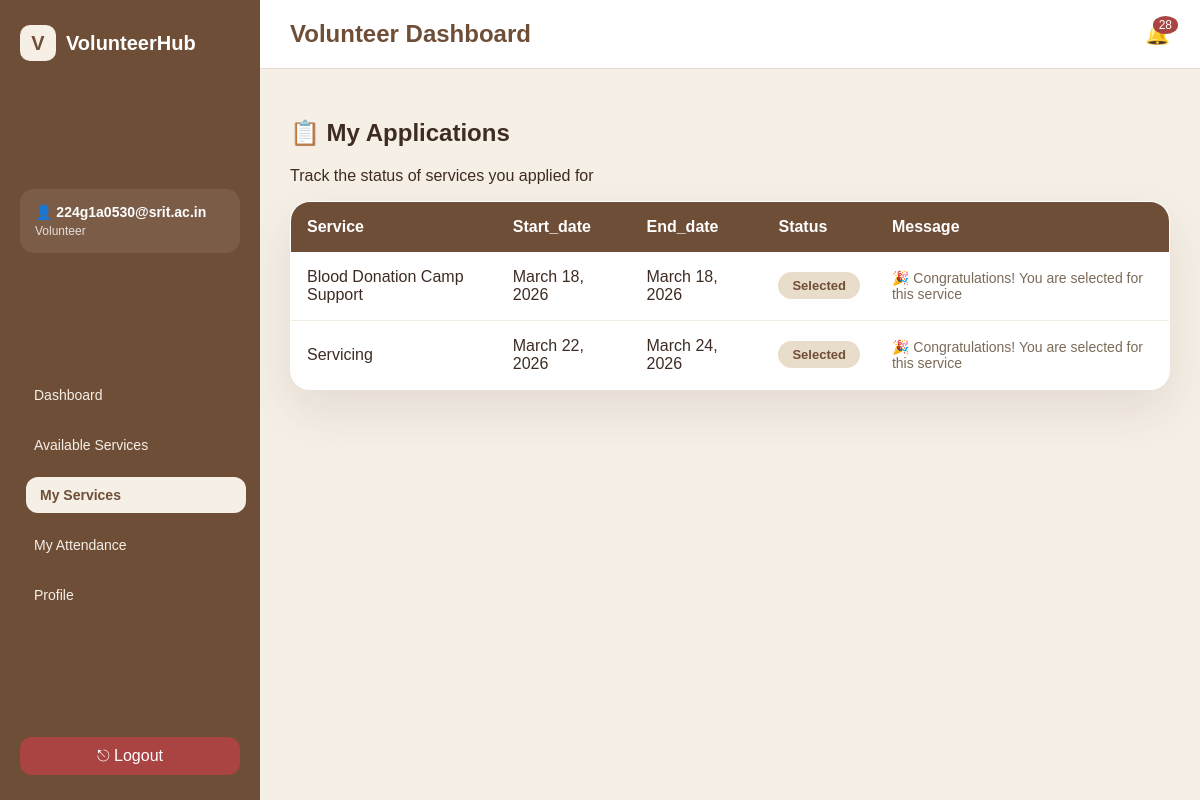
Screenshot of /volunteer/applications/ (signed in) with the database file from the repository.
### app1/models.py (models this page shows, shortened)
class User(AbstractUser):
    ROLE_CHOICES = (
        ('ADMIN', 'Admin'),
        ('VOLUNTEER', 'Volunteer'),
        ('ORGANIZATION', 'Organization'),
    )
    role = models.CharField(max_length=20, choices=ROLE_CHOICES)

class Application(models.Model):
    STATUS_CHOICES = [
        ("APPLIED", "Applied"),
        ("SELECTED", "Selected"),
        ("WAITLIST", "Waitlist"),
        ("REJECTED", "Rejected"),
        ("COMPLETED", "Completed"),
        ("CLOSED", "Closed"),
        ("ABSENT", "Absent"),
    ]
    volunteer = models.ForeignKey(VolunteerProfile, on_delete=models.CASCADE)
    service = models.ForeignKey(Service, on_delete=models.CASCADE)
    status = models.CharField(max_length=20, choices=STATUS_CHOICES, default='APPLIED')
    submission_text = models.TextField(blank=True)
    rating = models.IntegerField(default=0)
    review = models.TextField(blank=True)
    absence_requested = models.BooleanField(default=False)
    absence_approved = models.BooleanField(default=False)

class Service(models.Model):
    STATUS_CHOICES = (
        ('PENDING', 'Pending'),
        ('APPROVED', 'Approved'),
        ('REJECTED', 'Rejected'),
        ('COMPLETED', 'Completed'),
    )
    title = models.CharField(max_length=200)
    description = models.TextField()
    location = models.CharField(max_length=100)
    start_date = models.DateField()
    end_date = models.DateField()
    reminder_sent = models.BooleanField(default=False)
    max_volunteers = models.IntegerField()
    coordinators = models.JSONField(default=list, blank=True)
    GENDER_PREF = (
        ("ANY", "Any"),
        ("MALE", "Male"),
        ("FEMALE", "Female"),
    )
    required_gender = models.CharField(
        max_length=10,
        choices=GENDER_PREF,
        default="ANY"
    )
    required_year = models.CharField(
        max_length=20,
        blank=True,
        null=True
    )
    organization = models.ForeignKey(
        Organization,
        on_delete=models.CASCADE
    )
    organization_name = models.CharField(
        max_length=200,
        blank=True
    )
    status = models.CharField(
        max_length=20,
        choices=STATUS_CHOICES,
        default='PENDING'
    )
    authorization_letter = models.FileField(
        upload_to="service_letters/",
        null=True,
        blank=True
    )
    created_at = models.DateTimeField(auto_now_add=True)

### app1/views.py (the view)
# urls.py: path('volunteer/applications/', views.volunteer_applications, name='volunteer_applications'),
@login_required
def volunteer_applications(request):
    if request.user.role != "VOLUNTEER":
        return redirect("login")
    profile = VolunteerProfile.objects.get(user=request.user)
    applications = Application.objects.filter(
        volunteer=profile
    ).select_related("service")
    return render(
        request,
        "volunteer/my_applications.html",
        {
            "applications": applications,
            "active_page": "applications"
        }
    )

### app1/templates/volunteer/my_applications.html (shortened to what this page needs)
{% extends "base_volunteer.html" %}
{% block content %}
<h2>📋 My Applications</h2>
<p>Track the status of services you applied for</p>
<table class="table">
    <thead>
        <tr>
            <th>Service</th>
            <th>Start_date</th>
            <th>End_date</th>
            <th>Status</th>
            <th>Message</th>
        </tr>
    </thead>
    <tbody>
    {% for app in applications %}
        <tr>
            <td>{{ app.service.title }}</td>
            <td>{{ app.service.start_date }}</td>
            <td>{{ app.service.end_date }}</td>
            <td>
                {% if app.status == "APPLIED" %}
                    <span class="badge pending">Pending</span>
                {% elif app.status == "SELECTED" %}
                    <span class="badge selected">Selected</span>
                {% elif app.status == "REJECTED" %}
                    <span class="badge rejected">Rejected</span>
                {% elif app.status == "COMPLETED" %}
                    <span class="badge selected">COMPLETED</span>
                {% endif %}
            </td>
            <td class="message">
                {% if app.status == "APPLIED" %}
                    ⏳ Awaiting organization approval
                {% elif app.status == "SELECTED" %}
                    🎉 Congratulations! You are selected for this service
                {% elif app.status == "REJECTED" %}
                    😔 Sorry, you were not selected. Try the next opportunity!
                {% elif app.status == "COMPLETED" %}
                    🎉 Congratulations! Your service was successfully completed.
                {% endif %}
            </td>
        </tr>
    {% empty %}
        <tr>
            <td colspan="4" style="text-align:center;color:#6b7280;">
                You haven’t applied for any services yet
            </td>
        </tr>
    {% endfor %}
    </tbody>
</table>
{% endblock %}

### app1/templates/base_volunteer.html (shortened to what this page needs)
{% load static %}
<!DOCTYPE html>
<html>
<head>
    <link rel="stylesheet" href="{% static 'css/volunteer_dashboard.css' %}">
</head>
<body>
<div class="app">
    <aside class="sidebar">
        <div class="logo">
            <div class="logo-icon">V</div>
            <span>VolunteerHub</span>
        </div>
        <div class="profile-box">
            <div>
                <h4>👤 {{ request.user.username }}</h4>
                <p >    Volunteer</p>
            </div>
        </div>
<nav class="menu">
    <a href="/volunteer/dashboard/"
       class="{% if active_page == 'dashboard' %}active{% endif %}">
        Dashboard
    </a>
    <a href="{% url 'volunteer_available_services' %}"
       class="{% if active_page == 'services' %}active{% endif %}">
        Available Services
    </a>
    <a href="/volunteer/applications/"
       class="{% if active_page == 'applications' %}active{% endif %}">
        My Services
    </a>
    <a href="/volunteer/attendance/"
        class="{% if active_page == 'volunteer_attendance' %} active {%endif %}">
        My Attendance
    </a>
    <a href="{% url 'volunteer_profile' %}"
       class="{% if active_page == 'profile' %}active{% endif %}">
        Profile
    </a>
</nav>
        <div class="sidebar-footer">
            <a class="logout" href="{% url 'logout' %}">⎋ Logout</a>
        </div>
    </aside>
    <main class="main">
        <header class="topbar">
            <h2>Volunteer Dashboard</h2>
            <div class="notification-wrapper">
    <div class="bell" onclick="toggleNotifications()">
        🔔
        <span id="notifCount" class="notif-count">0</span>
    </div>
</div>
        </header>
        <section class="content">
            {% block content %}
            {% endblock %}
        </section>
    </main>
</div>
</body>
</html>

### app1/static/css/volunteer_dashboard.css (style rules this page uses)
* { box-sizing: border-box; font-family: "Poppins", sans-serif; }
html, body { height: 100%; margin: 0; overflow: hidden; background: #f5efe6; }
.app { display: flex; height: 100vh; }
.sidebar { width: 260px; background: #6f4e37; color: #f5efe6; padding: 20px; display: flex; flex-direction: column; height: 100vh; overflow: hidden; }
.logo { display: flex; align-items: center; gap: 10px; font-weight: bold; font-size: 18px; margin-bottom: 25px; color: white; }
.logo-icon { background: #8b5e3c; color: white; padding: 8px 12px; border-radius: 12px; }
.profile-box { background: #8b5e3c; padding: 14px; border-radius: 14px; margin-bottom: 20px; }
.profile-box h4 { margin: 0; font-size: 14px; }
.profile-box p { margin: 4px 0 0; font-size: 12px; opacity: 0.8; }
.menu { margin-top: 20px; }
.menu a { display: block; padding: 12px 14px; margin-bottom: 6px; border-radius: 12px; text-decoration: none; color: #f5efe6; font-size: 14px; transition: 0.3s ease; }
.menu a.active, .menu a:hover { background: #a47149; transform: translateX(6px); }
.sidebar-footer { margin-top: auto; padding-top: 15px; }
.logout { color: #ffd6d6; text-decoration: none; }
.main { flex: 1; display: flex; flex-direction: column; height: 100vh; }
.topbar { background: white; padding: 20px 30px; border-bottom: 1px solid #e6dccf; display: flex; justify-content: space-between; align-items: center; flex-shrink: 0; }
.content { padding: 30px; flex: 1; overflow-y: auto; }
.notification-wrapper { position: relative; z-index: 9999; }
.bell { cursor: pointer; font-size: 22px; color: #6f4e37; position: relative; }
.notif-count { position: absolute; top: -5px; right: -8px; background: #a94442; color: white; font-size: 11px; padding: 2px 6px; border-radius: 50%; }

### app1/templates/base_volunteer.html (style rules this page uses)
body { margin:0; font-family:'Poppins',sans-serif; background:#f5efe6; color:#3e2c23; }
.app { display:flex; min-height:100vh; }
.sidebar { width:260px; background:#6f4e37; color:white; display:flex; flex-direction:column; justify-content:space-between; padding:25px 20px; }
.logo { display:flex; align-items:center; gap:10px; font-size:20px; font-weight:700; }
.logo-icon { width:36px; height:36px; border-radius:10px; background:#f5efe6; color:#6f4e37; display:flex; align-items:center; justify-content:center; font-weight:700; }
.profile-box { margin:30px 0; padding:15px; background:rgba(255,255,255,.08); border-radius:14px; }
.menu { display:flex; flex-direction:column; gap:8px; }
.menu a { text-decoration:none; color:#f5efe6; padding:10px 14px; border-radius:12px; transition:0.3s ease; font-weight:500; }
.menu a.active { background:#f5efe6; color:#6f4e37; font-weight:600; }
.sidebar-footer { margin-top:30px; }
.logout { text-decoration:none; color:white; padding:10px 14px; border-radius:12px; display:block; background:#a94442; text-align:center; transition:0.3s; }
.main { flex:1; display:flex; flex-direction:column; }
.topbar { background:white; padding:20px 30px; display:flex; justify-content:space-between; align-items:center; border-bottom:1px solid #e6dccf; }
.topbar h2 { margin:0; color:#6f4e37; }
.notification-wrapper { position:relative; }
.bell { cursor:pointer; font-size:20px; position:relative; }
.notif-count { position:absolute; top:-6px; right:-8px; background:#a94442; color:white; font-size:12px; padding:2px 6px; border-radius:50%; }
.content { padding:30px; }

### app1/templates/volunteer/my_applications.html (style rules this page uses)
.table { width:100%; border-collapse:collapse; background:white; border-radius:20px; overflow:hidden; border:1px solid #e6dccf; box-shadow:0 20px 50px rgba(111,78,55,.12); font-family:'Poppins',sans-serif; color:#3e2c23; }
.table th { background:#6f4e37; color:white; padding:16px; text-align:left; font-weight:600; }
.table td { padding:16px; border-bottom:1px solid #f1ebe2; }
.table tr { transition:0.25s ease; }
.badge { padding:6px 14px; border-radius:20px; font-size:13px; font-weight:600; display:inline-block; }
.selected { background:#e8dccb; color:#6f4e37; }
.message { font-size:14px; color:#7c6a58; }

### rows the page displays
User: user.username "224g1a0530@srit.ac.in"
Application: service "Blood Donation Camp Support", service.start_date "March 18, 2026", service.end_date "March 18, 2026", status "Selected", shows "🎉 Congratulations! You are selected for this service"
Application: service "Servicing", service.start_date "March 22, 2026", service.end_date "March 24, 2026", status "Selected", shows "🎉 Congratulations! You are selected for this service"
